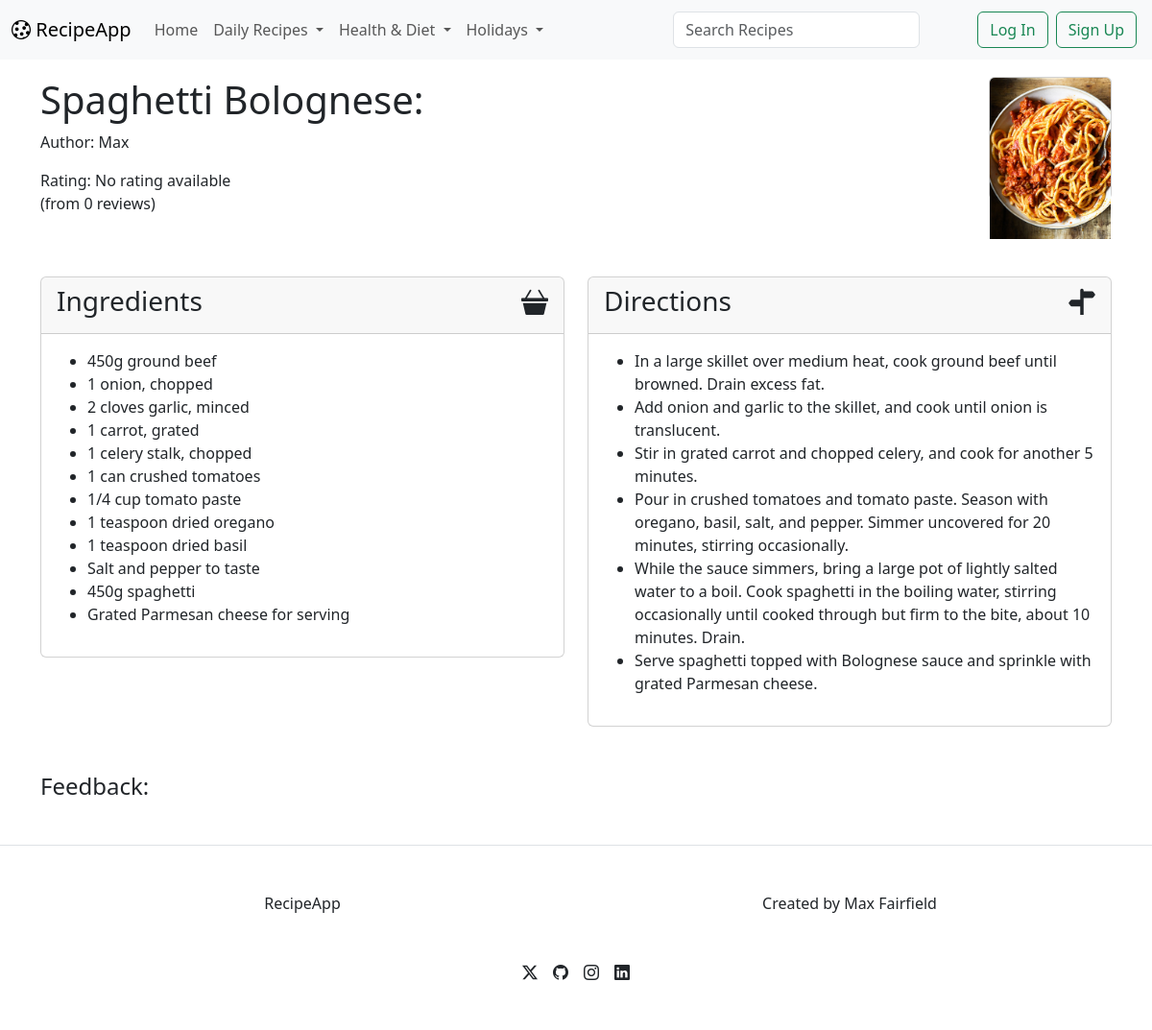
Before: /recipe/19/ with the older database file.
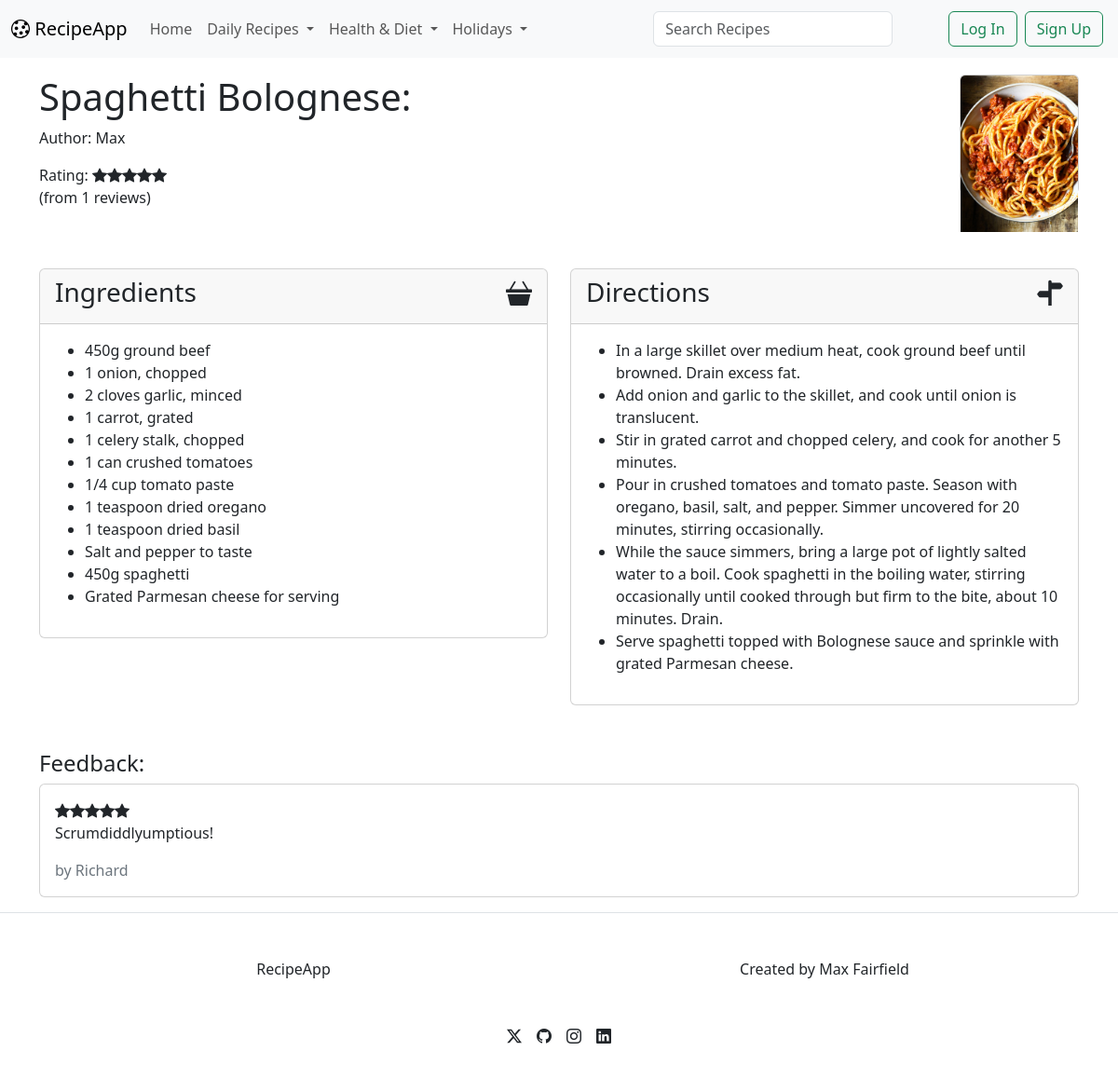
After: the same page with the newer database file.
### recipeinfo/models.py (models this page shows, shortened)
class Category(models.Model):
	name = models.CharField(max_length=100)
	parent_category = models.ForeignKey('self', null=True, blank=True, related_name='subcategories', on_delete=models.CASCADE)
	can_use_as_tag = models.BooleanField(default=True)

class Feedback(models.Model):
	author = models.ForeignKey(User, on_delete=models.CASCADE)
	recipe = models.ForeignKey(Recipe, on_delete=models.CASCADE)
	rating = models.IntegerField(choices=[(i, i) for i in range(1, 11)])
	text = models.TextField()
	created_at = models.DateTimeField(auto_now_add=True)
	def __str__(self):
		return self.text

### recipeinfo/views.py (the view)
# urls.py: path('recipe/<int:id>/', views.recipe_page, name='recipe_page'),
def recipe_page(request, id):
	recipe = Recipe.objects.get(id=id)
	ingredients = recipe.ingredients.split('\n')
	ingredients = [line for line in ingredients if line.strip()]
	directions = recipe.directions.split('\n')
	directions = [line for line in directions if line.strip()]
	categories = Category.objects.all().order_by('id')
	feedback = Feedback.objects.filter(recipe=recipe)
	return render(
		request,
		'recipe_page.html',
		{
			'recipe': recipe,
			'ingredients': ingredients,
			'directions': directions,
			'rating': recipe.rating / 2 if recipe.rating is not None else None,
			'feedback': feedback,
			'categories': categories
		}
	)

### recipeinfo/models.py (called while the page is built)
	def filename(self):
		return os.path.basename(self.image.name)

	def __str__(self):
		return self.title

### templates/recipe_page.html (shortened to what this page needs)
{% extends "layout.html" %}
{% load static %}
{% load custom_filters %}
{% block content %}
	<div class="d-flex justify-content-between mb-5">
		<div>
			<h1>{{recipe}}:</h1>
			<p>Author: {{recipe.author}}</p>
			<p>Rating: {{feedback|star_rating}}<br>(from {{feedback|length}} reviews)</p>
		</div>
		<div>
			<div class="card" style="width: 8rem; height: 8rem;">
				<div>
					<img src="{{recipe.image.url}}" class="card-img-top" alt="{{recipe.filename}}" style="width: 100%; height: 100%; object-fit: cover; overflow: hidden;">
				</div>
			</div>
		</div>
	</div>
	<div class="row mb-5">
		<div class="col-lg-6">
			<div class="card">
				<div class="card-header d-flex justify-content-between">
					<h3>Ingredients</h3>
					<h3><i class="bi bi-basket3-fill"></i></h3>
				</div>
				<div class="card-body">
					<ul>
						{% for ingredient in ingredients %}
							<li>{{ingredient}}</li>
						{% endfor %}
					</ul>
				</div>
			</div>
		</div>
		<div class="col-lg-6">
			<div class="card">
				<div class="card-header d-flex justify-content-between">
					<h3>Directions</h3>
					<h3><i class="bi bi-signpost-split-fill"></i></h3>
				</div>
				<div class="card-body">
					<ul>
						{% for direction in directions %}
							<li>{{direction}}</li>
						{% endfor %}
					</ul>
				</div>
			</div>
		</div>
	</div>
	<h4>Feedback:</h4>
	{% for comment in feedback %}
		<div class="card mb-3">
			<div class="d-flex">
				<div class="card-body">
					{{comment.rating|star_rating}}
					<p class="card-text">
						{{comment}}
					</p>
					<div class="text-secondary">
						by {{comment.author}}
					</div>
				</div>
			</div>
		</div>
	{% endfor %}
{% endblock %}

### templates/layout.html (shortened to what this page needs)
<!DOCTYPE html>
{% load static %}
<html lang="en">
<head>
	<link rel="stylesheet" href="{% static 'css/bootstrap.min.css' %}">
	<link rel="stylesheet" href="https://cdn.jsdelivr.net/npm/bootstrap-icons@1.11.3/font/bootstrap-icons.min.css">
</head>
<body>
	<nav class="navbar fixed-top navbar-expand-lg bg-body-tertiary">
		<div class="container-fluid">
			<a class="navbar-brand" href="{% url 'home' %}"><i class="bi bi-cookie"></i> RecipeApp</a>
			<div class="collapse navbar-collapse" id="navbarSupportedContent">
			<ul class="navbar-nav me-auto mb-2 mb-lg-0">
				<li class="nav-item">
					<a class="nav-link {% if request.path == '/' %}active{% endif %}" aria-current="page" href="{% url 'home' %}">Home</a>
				</li>
				{% for category in categories %}
					{% if not category.parent_category %}
						<li class="nav-item dropdown">
							<a class="nav-link dropdown-toggle" href="#" role="button" data-bs-toggle="dropdown" aria-expanded="false">
								{{ category.name }}
							</a>
						</li>
					{% endif %}
				{% endfor %}
			</ul>
			<form class="d-flex px-5" role="search" method="get" id="searchForm" action="{% url 'browse_recipes' id=1 %}">
				<input class="form-control me-2" type="search" placeholder="Search Recipes" aria-label="Search">
			</form>
			<form class="d-flex">
				{% if user.is_authenticated %}
					<a class="nav-link dropdown-toggle" href="#" role="button" data-bs-toggle="dropdown" aria-expanded="false">
						{{user}}
					</a>
					<ul class="dropdown-menu dropdown-menu-end">
						<li><a class="dropdown-item" href="{% url 'users:profile' %}">Profile</a></li>
						{% if user.is_superuser %}
							<li><a class="dropdown-item" href="/admin">Admin</a></li>
						{% endif %}
						<li><hr class="dropdown-divider"></li>
						<li><a class="dropdown-item" href="{% url 'users:logout' %}">Log Out</a></li>
					</ul>
				{% else %}
					<a class="nav-link" href="{% url 'users:login' %}"><button class="btn btn-outline-success m-1" type="button">Log In</button></a>
					<a class="nav-link" href="{% url 'users:register' %}"><button class="btn btn-outline-success m-1" type="button">Sign Up</button></a>
				{% endif %}
			</form>
			</div>
		</div>
	</nav>
	<main style="min-height: 100vh;">
        <div class="container" style="margin-top: 5rem;">
            {% block content %}{% endblock %}
        </div>
	</main>
	<footer>
		<div class="border-top">
			<div class="container pt-5">
				<div class="row">
					<div class="col text-center">
						RecipeApp
					</div>
					<div class="col text-center">Created by Max Fairfield</div>
				</div>
				<div class="row py-5">
					<div class="col d-flex justify-content-center">
						<a href="" style="color: inherit;">
							<i class="bi bi-twitter-x px-2"></i>
						</a>
						<a href="https://github.com/MaxFairfield" style="color: inherit;">
							<i class="bi bi-github px-2"></i>
						</a>
						<a href="" style="color: inherit;">
							<i class="bi bi-instagram px-2"></i>
						</a>
						<a href="https://www.linkedin.com/in/max-fairfield-19a565300/" style="color: inherit;">
							<i class="bi bi-linkedin px-2"></i>
						</a>
					</div>
				</div>
			</div>
		</div>
	</footer>
</body>
</html>

Changed rows visible on the page:
added Feedback: rating 10 (drawn), text "Scrumdiddlyumptious!", author "Richard"
Other visible differences:
{{ feedback|length }}: "0" → "1"
{{ feedback|star_rating }}: "No rating available" → (not shown)
